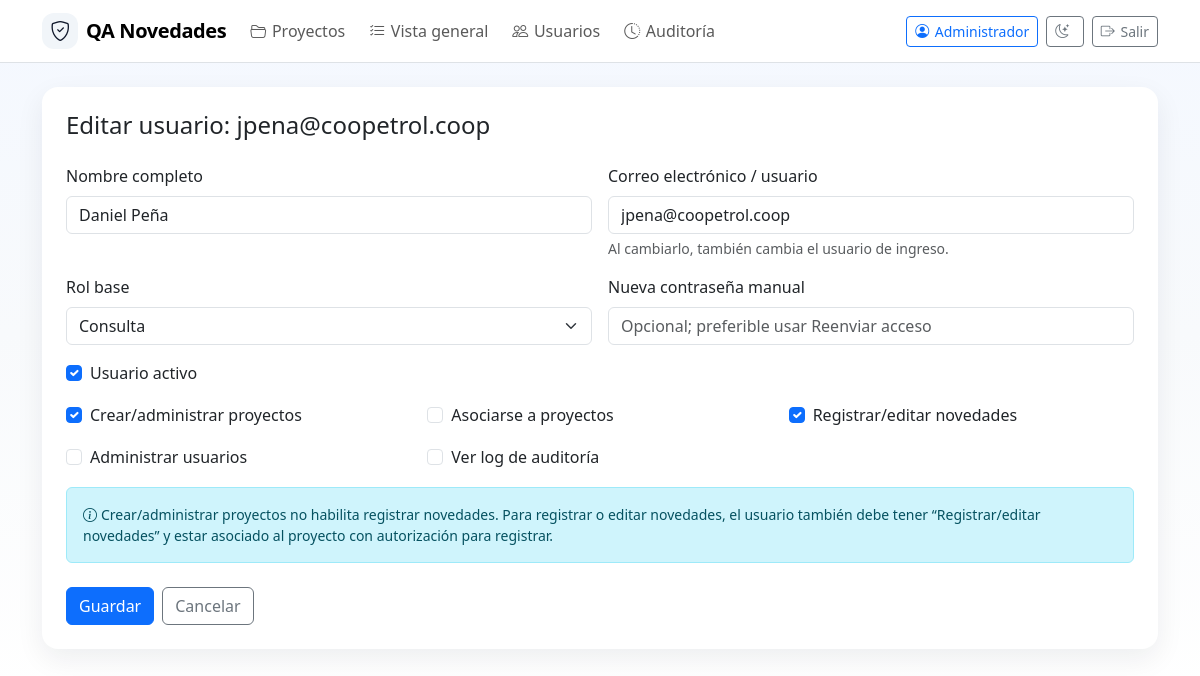
The app's page /admin/users/3/edit (signed in) with its own data.
### app.py (models this page shows, shortened)
class User(db.Model):
    id = db.Column(db.Integer, primary_key=True)
    username = db.Column(db.String(80), nullable=False, unique=True)
    full_name = db.Column(db.String(160), nullable=False)
    email = db.Column(db.String(180), nullable=True)
    password_hash = db.Column(db.String(255), nullable=False)
    role = db.Column(db.String(40), nullable=False, default='tester')
    is_active = db.Column(db.Boolean, nullable=False, default=True)
    must_change_password = db.Column(db.Boolean, nullable=False, default=False)
    can_create_projects = db.Column(db.Boolean, nullable=False, default=False)
    can_join_projects = db.Column(db.Boolean, nullable=False, default=True)
    can_manage_records = db.Column(db.Boolean, nullable=False, default=True)
    can_manage_users = db.Column(db.Boolean, nullable=False, default=False)
    can_view_audit = db.Column(db.Boolean, nullable=False, default=False)
    created_at = db.Column(db.DateTime, default=datetime.utcnow)
    memberships = db.relationship('ProjectMember', backref='user', lazy=True, cascade='all, delete-orphan')
    @property
    def is_admin(self) -> bool:
        return self.role == 'admin'
    @property
    def display_name(self) -> str:
        return self.full_name or self.username

### app.py (the view, shortened to what this page needs)
    @app.route('/admin/users/<int:user_id>/edit', methods=['GET', 'POST'])
    @login_required
    def admin_user_edit(user_id: int):
        require_user_admin()
        user = User.query.get_or_404(user_id)
        return render_template('admin_user_edit.html', user=user)

### app.py (called while the page is built)
def login_required(view):
    from functools import wraps
    @wraps(view)
    def wrapper(*args, **kwargs):
        if not g.get('current_user'):
            return redirect(url_for('login', next=request.path))
        return view(*args, **kwargs)
    return wrapper

def require_user_admin() -> None:
    if not (g.current_user.is_admin or g.current_user.can_manage_users):
        abort(403)

### templates/admin_user_edit.html (shortened to what this page needs)
{% extends 'base.html' %}
{% block content %}
<div class="card p-4 bg-white">
  <h1 class="h4 mb-4">Editar usuario: {{ user.email or user.username }}</h1>
  <form method="post">
    <div class="row g-3">
      <div class="col-md-6"><label class="form-label">Nombre completo</label><input class="form-control" name="full_name" value="{{ user.full_name }}" required></div>
      <div class="col-md-6"><label class="form-label">Correo electrónico / usuario</label><input class="form-control" name="email" type="email" value="{{ user.email or user.username }}" required><div class="form-text">Al cambiarlo, también cambia el usuario de ingreso.</div></div>
      <div class="col-md-6"><label class="form-label">Rol base</label><select class="form-select" name="role">{% for key,label in ROLE_LABELS.items() %}<option value="{{ key }}" {% if user.role == key %}selected{% endif %}>{{ label }}</option>{% endfor %}</select></div>
      <div class="col-md-6"><label class="form-label">Nueva contraseña manual</label><input class="form-control" name="password" type="password" placeholder="Opcional; preferible usar Reenviar acceso"></div>
      <div class="col-12"><div class="form-check"><input class="form-check-input" type="checkbox" name="is_active" id="is_active" {% if user.is_active %}checked{% endif %}><label class="form-check-label" for="is_active">Usuario activo</label></div></div>
      {% for field,label in [('can_create_projects','Crear/administrar proyectos'),('can_join_projects','Asociarse a proyectos'),('can_manage_records','Registrar/editar novedades'),('can_manage_users','Administrar usuarios'),('can_view_audit','Ver log de auditoría')] %}
      <div class="col-md-4"><div class="form-check"><input class="form-check-input" type="checkbox" name="{{ field }}" id="{{ field }}" {% if user|attr(field) %}checked{% endif %}><label class="form-check-label" for="{{ field }}">{{ label }}</label></div></div>
      {% endfor %}
    </div>
    <div class="alert alert-info small mt-3 mb-0"><i class="bi bi-info-circle me-1"></i>Crear/administrar proyectos no habilita registrar novedades. Para registrar o editar novedades, el usuario también debe tener “Registrar/editar novedades” y estar asociado al proyecto con autorización para registrar.</div>
    <div class="mt-4 d-flex gap-2"><button class="btn btn-primary">Guardar</button><a class="btn btn-outline-secondary" href="{{ url_for('admin_users') }}">Cancelar</a></div>
  </form>
</div>
{% endblock %}

### templates/base.html (shortened to what this page needs)
<!doctype html>
<html lang="es">
<head>
  <link href="https://cdn.jsdelivr.net/npm/bootstrap@5.3.3/dist/css/bootstrap.min.css" rel="stylesheet">
  <link href="https://cdn.jsdelivr.net/npm/bootstrap-icons@1.11.3/font/bootstrap-icons.css" rel="stylesheet">
</head>
<body>
<nav class="navbar navbar-expand-lg bg-white border-bottom mb-4 sticky-top">
  <div class="container">
    <a class="navbar-brand d-flex align-items-center gap-2" href="{{ url_for('index') }}"><span class="icon-badge"><i class="bi bi-shield-check"></i></span> QA Novedades</a>
    {% if current_user %}
    <div class="navbar-nav gap-2">
      <a class="nav-link" href="{{ url_for('projects') }}"><i class="bi bi-folder2-open"></i>Proyectos</a>
      <a class="nav-link" href="{{ url_for('records') }}"><i class="bi bi-list-check"></i>Vista general</a>
      {% if current_user.is_admin or current_user.can_manage_users %}<a class="nav-link" href="{{ url_for('admin_users') }}"><i class="bi bi-people"></i>Usuarios</a>{% endif %}
      {% if current_user.is_admin or current_user.can_view_audit %}<a class="nav-link" href="{{ url_for('admin_audit') }}"><i class="bi bi-clock-history"></i>Auditoría</a>{% endif %}
    </div>
    <div class="ms-auto d-flex align-items-center gap-2 small">
      <a class="btn btn-sm btn-outline-primary" href="{{ url_for('profile') }}"><i class="bi bi-person-circle"></i>{{ current_user.display_name }}</a>
<button class="btn btn-sm btn-outline-secondary" id="themeToggle" type="button" aria-label="Cambiar tema">
</button>
      <a class="btn btn-sm btn-outline-secondary" href="{{ url_for('logout') }}"><i class="bi bi-box-arrow-right"></i>Salir</a>
    </div>
    {% endif %}
  </div>
</nav>
<div class="container pb-5">
  {% block content %}{% endblock %}
</div>
</body>
</html>

### templates/base.html (style rules this page uses)
:root { --brand: #0d6efd; --soft: #eef5ff; }
body { background: linear-gradient(180deg, #f4f8ff 0%, #f8fafc 48%, #ffffff 100%); }
.navbar-brand { font-weight: 800; letter-spacing: -.02em; }
.card { border: 0; border-radius: 1rem; box-shadow: 0 10px 28px rgba(15,23,42,.07); }
.icon-badge { width: 36px; height: 36px; display:inline-grid; place-items:center; border-radius: 12px; background: #f1f5f9; color:#0f172a; }
.nav-link .bi, .btn .bi { margin-right: .35rem; }

### records on screen
User: display_name "Administrador"
User: email "jpena@coopetrol.coop", full_name "Daniel Peña", role "Consulta", is_active "☑", can_create_projects "☑" "☑"

### other values on screen
{{ label }} "Crear/administrar proyectos" "Asociarse a proyectos" "Registrar/editar novedades" "Administrar usuarios" "Ver log de auditoría"
